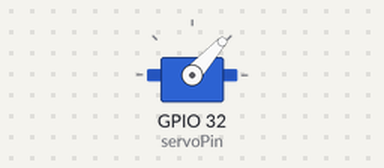
Recording of a sketch running on a simulated ESP32. On the bench: servo.

Above: at 0.05 s.
At 0.5 s:
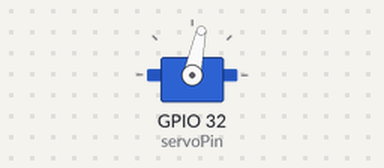
At 2.1 s:
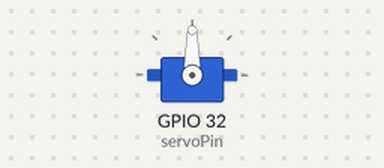
At 4.15 s:
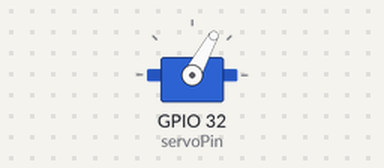
Timing chart, 0 to 5.7 s (numbered marks = the images above):
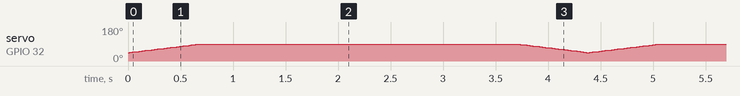

The sketch:

servo_test_msK.ino
```cpp
// Servo motor test code

#include <Servo.h>

Servo penServo;
int servoPin = 32;
//unsigned int tPeriod = 6000;
int pos =0; //added this to store servo position
void setup() {
  penServo.attach(servoPin);
  Serial.begin(9600);
}

void loop() {
 /*for (pos = 45; pos <=90; pos +=1){//to move from 0 to 45 degrees
    penServo.write(pos);
    delay(15);    //now pausing for 15ms
  }
 delay(1000);
 for (pos = 90; pos >=45; pos -=1){ //to move from 45 to 0degrees
    penServo.write(pos);
    delay(15);//another 15ms pause - changing this affects speed of turn
  }*/

for (pos = 45; pos<=90; pos+=1){
   penServo.write(pos);
   delay(15);
   }
delay(3000);
for (pos = 90; pos>=45; pos-=1){
  penServo.write(pos);
  delay(15);
}
 //delay(1000); // change this for how long the pen stays up
  /*unsigned int tStart = millis();
  while((millis()-tStart) < tPeriod){
    penServo.write(90);
    delay(300);
    penServo.write(45);
    delay(300);
  }
  delay(1000000);
*/
//}
}
```
